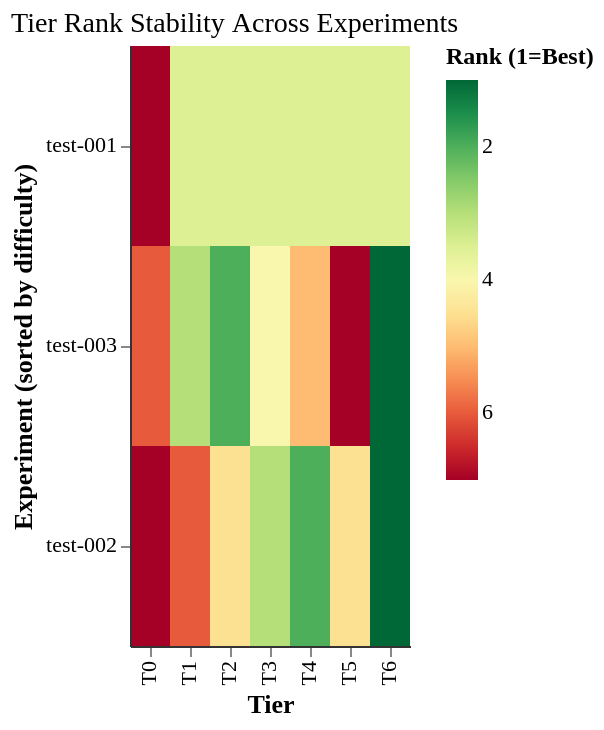

Vega-Lite specification for this chart:
### Vega-Lite specification from a JSON file in a GitHub repository (floating-point values rounded to 4 significant figures)
{"config": {"font": "serif", "axis": {"labelFontSize": 11, "titleFontSize": 13, "gridColor": "#e0e0e0", "domainColor": "#333333"}, "legend": {"labelFontSize": 11, "titleFontSize": 12}, "title": {"fontSize": 14, "anchor": "start", "fontWeight": "normal"}, "view": {"stroke": null, "continuousWidth": 400, "continuousHeight": 300}, "mark": {"tooltip": true}}, "data": {"name": "data-0e7bb62ccf614f66a77a568147179312"}, "mark": {"type": "rect"}, "encoding": {"color": {"field": "rank", "scale": {"domain": [7, 1], "scheme": "redyellowgreen"}, "title": "Rank (1=Best)", "type": "quantitative"}, "tooltip": [{"field": "experiment", "title": "Experiment", "type": "ordinal"}, {"field": "tier", "title": "Tier", "type": "ordinal"}, {"field": "pass_rate", "format": ".2%", "title": "Pass Rate", "type": "quantitative"}, {"field": "rank", "title": "Rank", "type": "quantitative"}], "x": {"field": "tier", "sort": ["T0", "T1", "T2", "T3", "T4", "T5", "T6"], "title": "Tier", "type": "ordinal"}, "y": {"field": "experiment", "sort": ["test-001", "test-003", "test-002"], "title": "Experiment (sorted by difficulty)", "type": "ordinal"}}, "height": 300, "title": "Tier Rank Stability Across Experiments", "$schema": "https://vega.github.io/schema/vega-lite/v6.1.0.json", "datasets": {"data-0e7bb62ccf614f66a77a568147179312": [{"experiment": "test-001", "tier": "T0", "pass_rate": 0.9583, "rank": 7.0}, {"experiment": "test-001", "tier": "T1", "pass_rate": 1.0, "rank": 3.5}, {"experiment": "test-001", "tier": "T2", "pass_rate": 1.0, "rank": 3.5}, {"experiment": "test-001", "tier": "T3", "pass_rate": 1.0, "rank": 3.5}, {"experiment": "test-001", "tier": "T4", "pass_rate": 1.0, "rank": 3.5}, {"experiment": "test-001", "tier": "T5", "pass_rate": 1.0, "rank": 3.5}, {"experiment": "test-001", "tier": "T6", "pass_rate": 1.0, "rank": 3.5}, {"experiment": "test-002", "tier": "T0", "pass_rate": 0.9028, "rank": 7.0}, {"experiment": "test-002", "tier": "T1", "pass_rate": 0.9333, "rank": 6.0}, {"experiment": "test-002", "tier": "T2", "pass_rate": 0.9556, "rank": 4.5}, {"experiment": "test-002", "tier": "T3", "pass_rate": 0.9675, "rank": 3.0}, {"experiment": "test-002", "tier": "T4", "pass_rate": 0.9762, "rank": 2.0}, {"experiment": "test-002", "tier": "T5", "pass_rate": 0.9556, "rank": 4.5}, {"experiment": "test-002", "tier": "T6", "pass_rate": 1.0, "rank": 1.0}, {"experiment": "test-003", "tier": "T0", "pass_rate": 0.9444, "rank": 6.0}, {"experiment": "test-003", "tier": "T1", "pass_rate": 0.9667, "rank": 3.0}, {"experiment": "test-003", "tier": "T2", "pass_rate": 0.9778, "rank": 2.0}, {"experiment": "test-003", "tier": "T3", "pass_rate": 0.9593, "rank": 4.0}, {"experiment": "test-003", "tier": "T4", "pass_rate": 0.9524, "rank": 5.0}, {"experiment": "test-003", "tier": "T5", "pass_rate": 0.9333, "rank": 7.0}, {"experiment": "test-003", "tier": "T6", "pass_rate": 1.0, "rank": 1.0}]}}
